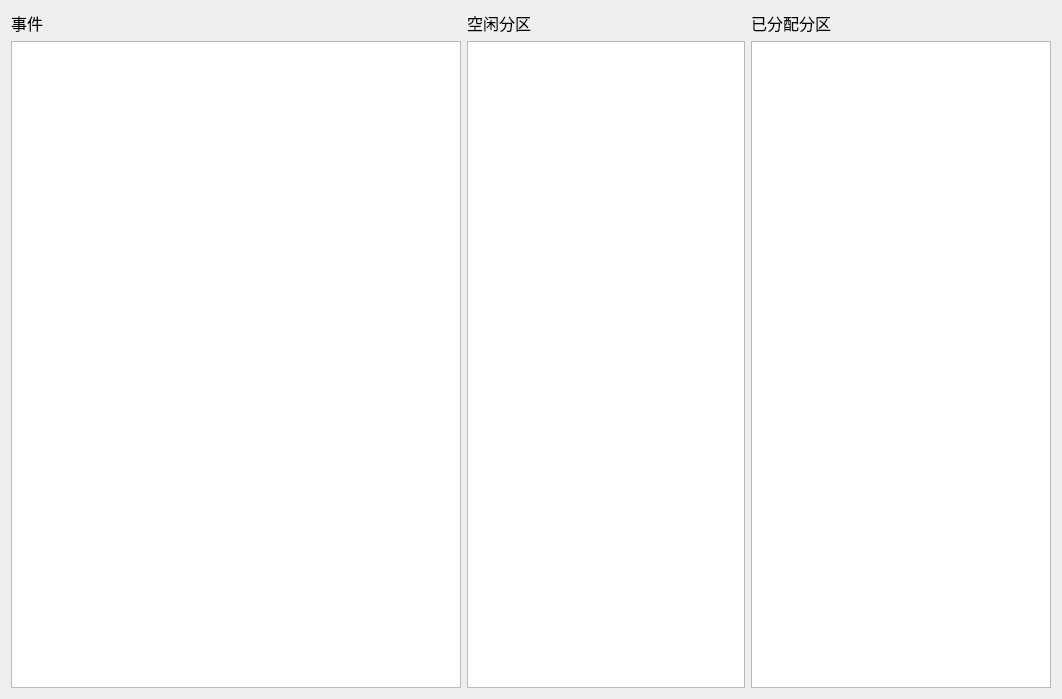
<?xml version="1.0" encoding="UTF-8"?>
<ui version="4.0">
 <class>AssignWin</class>
 <widget class="QWidget" name="AssignWin">
  <property name="geometry">
   <rect>
    <x>0</x>
    <y>0</y>
    <width>1062</width>
    <height>699</height>
   </rect>
  </property>
  <property name="windowTitle">
   <string>Form</string>
  </property>
  <layout class="QHBoxLayout" name="horizontalLayout_2">
   <item>
    <layout class="QVBoxLayout" name="verticalLayout_4">
     <item>
      <layout class="QHBoxLayout" name="horizontalLayout">
       <item>
        <layout class="QVBoxLayout" name="verticalLayout">
         <item>
          <widget class="QLabel" name="label">
           <property name="font">
            <font>
             <pointsize>12</pointsize>
            </font>
           </property>
           <property name="text">
            <string>事件</string>
           </property>
          </widget>
         </item>
         <item>
          <widget class="QTableWidget" name="Events">
           <property name="minimumSize">
            <size>
             <width>450</width>
             <height>500</height>
            </size>
           </property>
           <property name="maximumSize">
            <size>
             <width>500</width>
             <height>16777215</height>
            </size>
           </property>
          </widget>
         </item>
        </layout>
       </item>
       <item>
        <layout class="QVBoxLayout" name="verticalLayout_2">
         <item>
          <widget class="QLabel" name="label_2">
           <property name="font">
            <font>
             <pointsize>12</pointsize>
            </font>
           </property>
           <property name="text">
            <string>空闲分区</string>
           </property>
          </widget>
         </item>
         <item>
          <widget class="QTableWidget" name="Unused">
           <property name="minimumSize">
            <size>
             <width>90</width>
             <height>500</height>
            </size>
           </property>
          </widget>
         </item>
        </layout>
       </item>
       <item>
        <layout class="QVBoxLayout" name="verticalLayout_3">
         <item>
          <widget class="QLabel" name="label_3">
           <property name="font">
            <font>
             <pointsize>12</pointsize>
            </font>
           </property>
           <property name="text">
            <string>已分配分区</string>
           </property>
          </widget>
         </item>
         <item>
          <widget class="QTableWidget" name="Used">
           <property name="minimumSize">
            <size>
             <width>300</width>
             <height>500</height>
            </size>
           </property>
           <property name="maximumSize">
            <size>
             <width>300</width>
             <height>16777215</height>
            </size>
           </property>
          </widget>
         </item>
        </layout>
       </item>
      </layout>
     </item>
    </layout>
   </item>
  </layout>
 </widget>
 <resources/>
 <connections/>
</ui>
